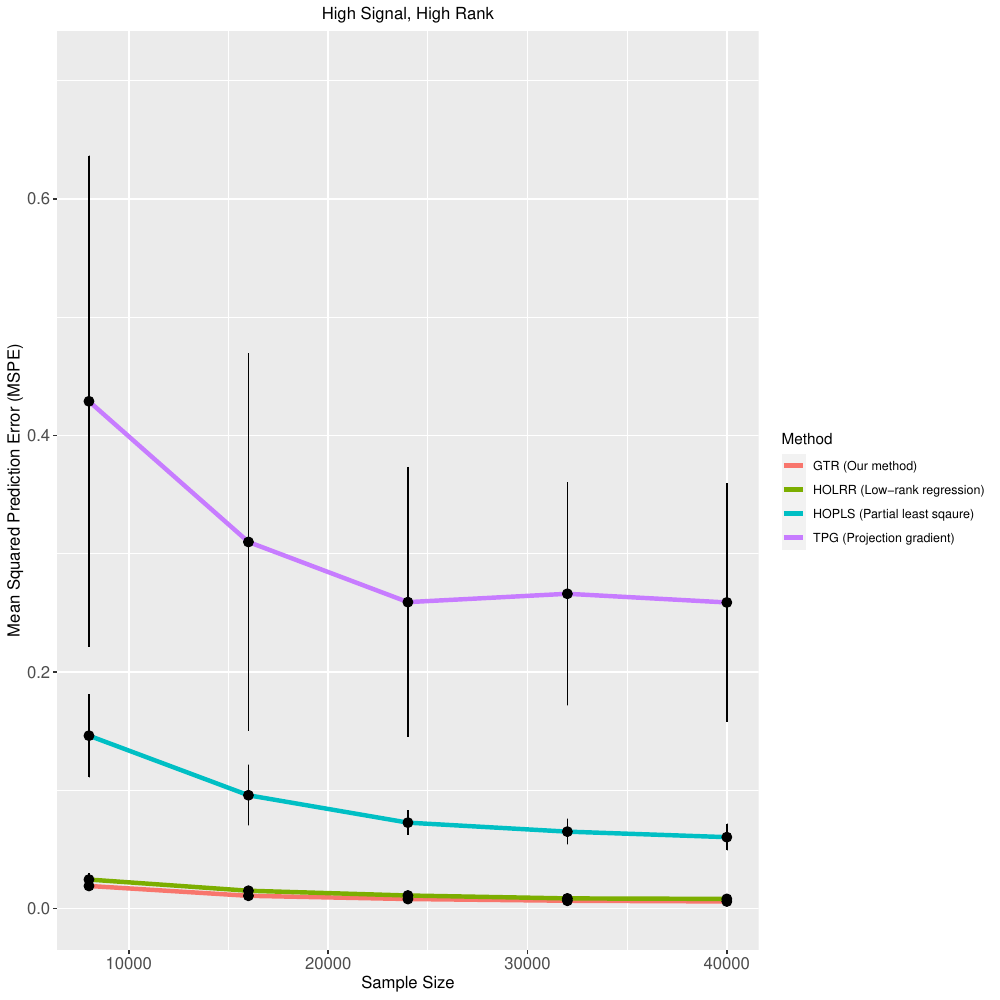

Reproduce this figure in R.
## Code for Figure 6. Comparison of mean sqaured prediction error between our method and the other three previous methods
install.packages("tensorregress.tar.gz",repos = NULL, type="source")
source("simulation.R")
source("comparison.R")
library(tensorregress)

############# plot figures using saved data from prior simulation. If a new run of simulation is desired, please go to line #40 to run the code ##########

######## plot MSPE for three methods under different (signal, rank) setting #######
load("presaved/Figure6.RData")
library(ggplot2)
library(wesanderson)
d=c(20,40,60,80,100)
signal_range=c(3,6)
core_range=rbind(c(3,3,3),c(4,5,6))
pdf("Figure6.pdf",width=10,height=10)
s=r=1;
data = data.frame(d = rep(d,4), Method = c(rep('GTR (Our method)',length(d)),rep('HOLRR (Low-rank regression)',length(d)),rep('HOPLS (Partial least sqaure)',length(d)),rep('TPG (Projection gradient)',length(d))),PMSE = c(final[s,r,,1],final[s,r,,2],final[s,r,,3],final[s,r,,4]),sd = c(finalsd[s,r,,1],finalsd[s,r,,2],finalsd[s,r,,3],finalsd[s,r,,4]))
p=ggplot(data, aes(x = d*400, y = PMSE)) + geom_line(aes(color = Method,size = 1.5)  +
        geom_point(size = 3) + theme(axis.text=element_text(size=12), axis.title=element_text(size=12))+ xlab('Sample Size') + labs(title="Low Signal, Low Rank") + ylab('Mean Squared Prediction Error (MSPE)')+ theme(plot.title = element_text(hjust = 0.5,size = 12))+coord_cartesian(ylim = c(0, max(final[s,r,,])+0.1))

p=p+geom_errorbar(aes(ymin=PMSE-sd,ymax=PMSE+sd),width=0.5,position=position_dodge(0.05))
p

r=2;
data = data.frame(d = rep(d,4), Method = c(rep('GTR (Our method)',length(d)),rep('HOLRR (Low-rank regression)',length(d)),rep('HOPLS (Partial least sqaure)',length(d)),rep('TPG (Projection gradient)',length(d))),PMSE = c(final[s,r,,1],final[s,r,,2],final[s,r,,3],final[s,r,,4]),sd = c(finalsd[s,r,,1],finalsd[s,r,,2],finalsd[s,r,,3],finalsd[s,r,,4]))
p=ggplot(data, aes(x = d*400, y = PMSE)) + geom_line(aes(color = Method),size = 1.5)  +
geom_point(size = 3) + theme(axis.text=element_text(size=12), axis.title=element_text(size=12))+ xlab('Sample Size') + labs(title="Low Signal, High Rank") + ylab('Mean Squared Prediction Error (MSPE)')+ theme(plot.title = element_text(hjust = 0.5,size = 12))+coord_cartesian(ylim = c(0, max(final[s,r,,])+0.05))
p=p+geom_errorbar(aes(ymin=PMSE-sd,ymax=PMSE+sd),width=0.5,position=position_dodge(0.05))
p

s=2;r=1;
data = data.frame(d = rep(d,4), Method = c(rep('GTR (Our method)',length(d)),rep('HOLRR (Low-rank regression)',length(d)),rep('HOPLS (Partial least sqaure)',length(d)),rep('TPG (Projection gradient)',length(d))),PMSE = c(final[s,r,,1],final[s,r,,2],final[s,r,,3],final[s,r,,4]),sd = c(finalsd[s,r,,1],finalsd[s,r,,2],finalsd[s,r,,3],finalsd[s,r,,4]))
p=ggplot(data, aes(x = d*400, y = PMSE)) + geom_line(aes(color = Method),size = 1.5)  +
geom_point(size = 3) + theme(axis.text=element_text(size=12), axis.title=element_text(size=12))+ xlab('Sample Size') + labs(title="High Signal, Low Rank") + ylab('Mean Squared Prediction Error (MSPE)')+ theme(plot.title = element_text(hjust = 0.5,size = 12))+coord_cartesian(ylim = c(0, max(final[s,r,,])+0.05))
p=p+geom_errorbar(aes(ymin=PMSE-sd,ymax=PMSE+sd),width=0.5,position=position_dodge(0.05))
p

s=r=2;
data = data.frame(d = rep(d,4), Method = c(rep('GTR (Our method)',length(d)),rep('HOLRR (Low-rank regression)',length(d)),rep('HOPLS (Partial least sqaure)',length(d)),rep('TPG (Projection gradient)',length(d))),PMSE = c(final[s,r,,1],final[s,r,,2],final[s,r,,3],final[s,r,,4]),,sd = c(finalsd[s,r,,1],finalsd[s,r,,2],finalsd[s,r,,3],finalsd[s,r,,4]))
p=ggplot(data, aes(x = d*400, y = PMSE)) + geom_line(aes(color = Method),size = 1.5)  +
geom_point(size = 3) + theme(axis.text=element_text(size=12), axis.title=element_text(size=12))+ xlab('Sample Size') + labs(title="High Signal, High Rank") + ylab('Mean Squared Prediction Error (MSPE)')+ theme(plot.title = element_text(hjust = 0.5,size = 12))+coord_cartesian(ylim = c(0, max(final[s,r,,])+0.05))
p=p+geom_errorbar(aes(ymin=PMSE-sd,ymax=PMSE+sd),width=0.5,position=position_dodge(0.05))
p
dev.off()
##################### end of plotting ##############################

### If a new run of simulation is desired, please run the code from here and save the results as .RData. Then run the above code to generate figures. ###
set.seed(0)
seed=0
## combinations of signal and rank
signal_range=c(3,6)
core_range=rbind(c(3,3,3),c(4,5,6))
d=c(20,40,60,80,100)

##
dup=30;
final=array(0,dim=c(2,2,5,4))
finalsd=array(0,dim=c(2,2,5,4))
err_res=err_holrr=err_pls=err_tpg=array(0,dim=c(2,2,5,dup))
dist="normal";


for(s in 1:2){ ## signal level
    for(r in 1:2){ ## rank
        for(i in 1:5){ ## dimension with informative mode
            whole_shape = c(d[i],20,20)
            
            for(n in 1:dup){ ## simulation replicates
        core_shape=core_range[r,]
        signal=signal_range[s]

            data=sim_data(whole_shape = whole_shape, core_shape=core_shape,p=c(0.4*d[i],0,0),dist=dist, dup=dup, signal=signal)
            res = tensor_regress(data$tsr[[n]],X_covar1 = data$X_covar1,core_shape=core_shape,Nsim=10, cons = 'non', dist = dist)### tensor_regress
    
        err_res[s,r,i,n]= mean((res$U - data$U)^2)
        
        ### holrr
        holrr = HOLRR(X = data$X_covar1, data$tsr[[n]], core_shape = core_shape) ## same rank as ours
        err_holrr[s,r,i,n] = mean((holrr$pre@data -data$U)^2)
        
        ## pls ## choose hyperparameter using the best one
        test=NULL
        for(R in 1:8){
        pls = HOPLS(X=data$X_covar1,data$tsr[[n]],R=R,Kn=c(4,6),tol=0.01) ## rank
        test=c(test,mean((pls$pre@data - data$U)^2))
        }
        err_pls[s,r,i,n]=min(test)
        
        ## Yu ## choose hyperparameter using the best one
        test=NULL
        for(R in 1:8){
            tpg=TPG(X=data$X_covar1,data$tsr[[n]],R=R,eta=.1,iter=15,tol=10-6)
            test=c(test,mean((tpg$U - data$U)^2))
        }
        err_tpg[s,r,i,n]=min(test)
    }
    final[s,r,i,1]=mean(err_res[s,r,i,])
    final[s,r,i,2]=mean(err_holrr[s,r,i,])
    final[s,r,i,3]=mean(err_pls[s,r,i,])
    final[s,r,i,4]=mean(err_tpg[s,r,i,])
    
    
    finalsd[s,r,i,1]=sd(err_res[s,r,i,])
    finalsd[s,r,i,2]=sd(err_holrr[s,r,i,])
    finalsd[s,r,i,3]=sd(err_pls[s,r,i,])
    finalsd[s,r,i,4]=sd(err_tpg[s,r,i,])
        }
    }
}

save(final,finalsd,file="Figure6.RData")
